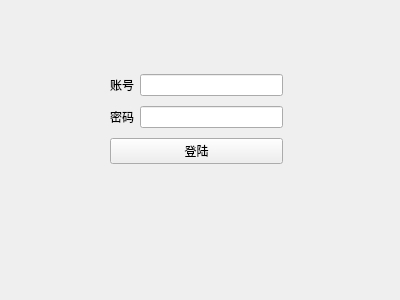
<?xml version="1.0" encoding="UTF-8"?>
<ui version="4.0">
 <class>Form</class>
 <widget class="QWidget" name="Form">
  <property name="geometry">
   <rect>
    <x>0</x>
    <y>0</y>
    <width>400</width>
    <height>300</height>
   </rect>
  </property>
  <property name="windowTitle">
   <string>Form</string>
  </property>
  <widget class="QWidget" name="">
   <property name="geometry">
    <rect>
     <x>110</x>
     <y>70</y>
     <width>173</width>
     <height>99</height>
    </rect>
   </property>
   <layout class="QVBoxLayout" name="verticalLayout">
    <item>
     <layout class="QHBoxLayout" name="horizontalLayout">
      <item>
       <widget class="QLabel" name="label">
        <property name="text">
         <string>账号</string>
        </property>
       </widget>
      </item>
      <item>
       <widget class="QLineEdit" name="lineEdit"/>
      </item>
     </layout>
    </item>
    <item>
     <layout class="QHBoxLayout" name="horizontalLayout_2">
      <item>
       <widget class="QLabel" name="label_2">
        <property name="text">
         <string>密码</string>
        </property>
       </widget>
      </item>
      <item>
       <widget class="QLineEdit" name="lineEdit_2"/>
      </item>
     </layout>
    </item>
    <item>
     <widget class="QPushButton" name="pushButton">
      <property name="styleSheet">
       <string notr="true">border-image: url(:/lk/flower.png);</string>
      </property>
      <property name="text">
       <string>登陆</string>
      </property>
     </widget>
    </item>
   </layout>
  </widget>
 </widget>
 <resources>
  <include location="source/test_source.qrc"/>
 </resources>
 <connections/>
</ui>
